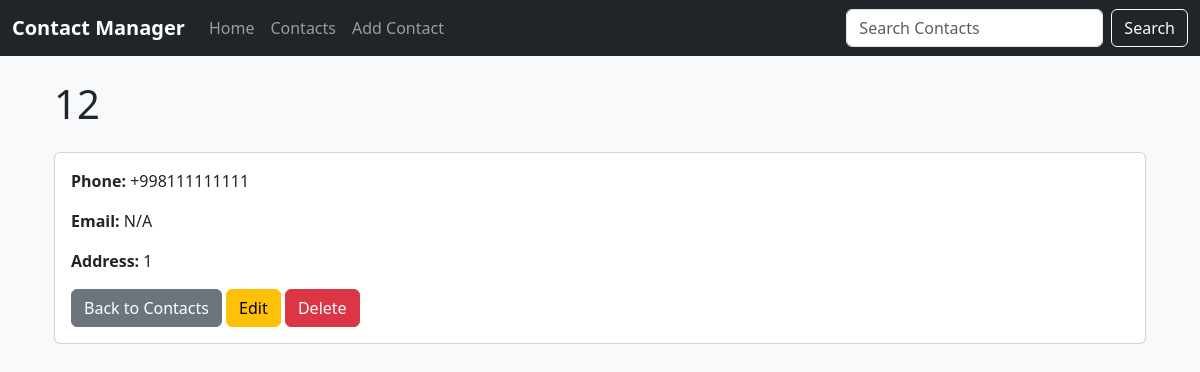
Screenshot of /contact/6 with the database file from the repository.
### models.py (models this page shows, shortened)
class Contact(db.Model):
    __tablename__ = 'contacts'
    id = db.Column(db.Integer, primary_key=True)
    name = db.Column(db.String(130), nullable=False, unique=True)
    phone_number = db.Column(db.String(120), nullable=False, unique=True)
    email = db.Column(db.String(120))
    address = db.Column(db.String(150))

### app.py (the view)
@app.route('/contact/<int:id>')
def view_contact(id):
    contact = Contact.query.get_or_404(id)
    return render_template('contact.html', contact=contact)

### templates/contact.html (shortened to what this page needs)
{% extends 'base.html' %}
{% block content %}
<div class="container">
    <h1 class="my-4">{{ contact.name }}</h1>
    <div class="card">
        <div class="card-body">
            <p><strong>Phone:</strong> {{ contact.phone_number }}</p>
            <p><strong>Email:</strong> {{ contact.email or 'N/A' }}</p>
            <p><strong>Address:</strong> {{ contact.address or 'N/A' }}</p>
            <a href="{{ url_for('view_contacts') }}" class="btn btn-secondary">Back to Contacts</a>
            <a href="{{ url_for('update_contact', id=contact.id) }}" class="btn btn-warning">Edit</a>
            <a href="{{ url_for('delete_contact', id=contact.id) }}" class="btn btn-danger" onclick="return confirm('Are you sure you want to delete {{ contact.name }}?');">Delete</a>
        </div>
    </div>
</div>
{% endblock %}

### templates/base.html (style rules this page uses)
body { background-color: #f8f9fa; }
.container { margin-top: 20px; }
.card { margin-bottom: 20px; }

### rows the page displays
Contact: name "12", phone_number "+998111111111", email "N/A", address "1"
